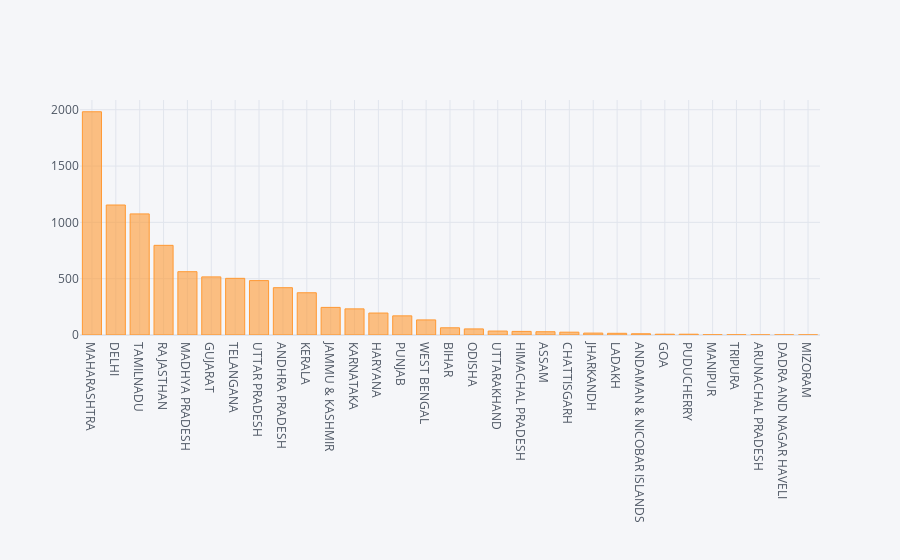

Notebook code cell kept with this figure:
### Markdown cell above
#### Observation :
1. This shows that Maharashtra,Delhi and Tamil Nadu are worst hit states in India and States like Tripura,Mizoram and Arunachal pradesh are least hit with the virus.

### Code cell
df.iplot(kind='bar',y="Confirmed",x='State/UT')

### Figure 1 — Plotly figure (JSON) as saved in the notebook; plotly's stock layout.template omitted (floating-point values rounded to 4 significant figures)
{"data": [{"marker": {"color": "rgba(255, 153, 51, 0.6)", "line": {"color": "rgba(255, 153, 51, 1.0)", "width": 1}}, "name": "Confirmed", "orientation": "v", "text": "", "type": "bar", "x": ["MAHARASHTRA", "DELHI", "TAMILNADU", "RAJASTHAN", "MADHYA PRADESH", "GUJARAT", "TELANGANA", "UTTAR PRADESH", "ANDHRA PRADESH", "KERALA", "JAMMU & KASHMIR", "KARNATAKA", "HARYANA", "PUNJAB", "WEST BENGAL", "BIHAR", "ODISHA ", "UTTARAKHAND", "HIMACHAL PRADESH", "ASSAM", "CHATTISGARH", "JHARKANDH", "LADAKH", "ANDAMAN & NICOBAR ISLANDS", "GOA", "PUDUCHERRY", "MANIPUR", "TRIPURA", "ARUNACHAL PRADESH", "DADRA AND NAGAR HAVELI", "MIZORAM"], "y": [1982, 1154, 1075, 796, 562, 516, 503, 483, 420, 375, 245, 232, 195, 170, 134, 64, 54, 35, 32, 29, 25, 17, 15, 11, 7, 7, 2, 2, 1, 1, 1]}], "layout": {"legend": {"bgcolor": "#F5F6F9", "font": {"color": "#4D5663"}}, "paper_bgcolor": "#F5F6F9", "plot_bgcolor": "#F5F6F9", "title": {"font": {"color": "#4D5663"}}, "xaxis": {"gridcolor": "#E1E5ED", "showgrid": true, "tickfont": {"color": "#4D5663"}, "title": {"font": {"color": "#4D5663"}, "text": ""}, "zerolinecolor": "#E1E5ED"}, "yaxis": {"gridcolor": "#E1E5ED", "showgrid": true, "tickfont": {"color": "#4D5663"}, "title": {"font": {"color": "#4D5663"}, "text": ""}, "zerolinecolor": "#E1E5ED"}}}
